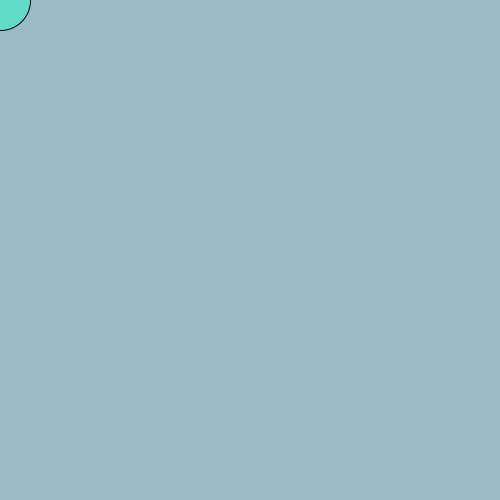
Frame 1 (no input)
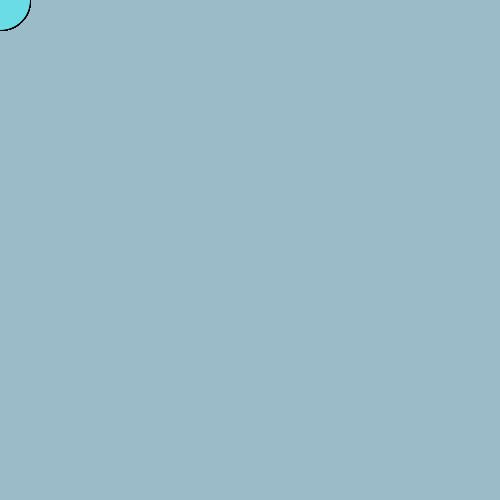
Frame 60 (the mouse pressed at the canvas centre just before this capture)
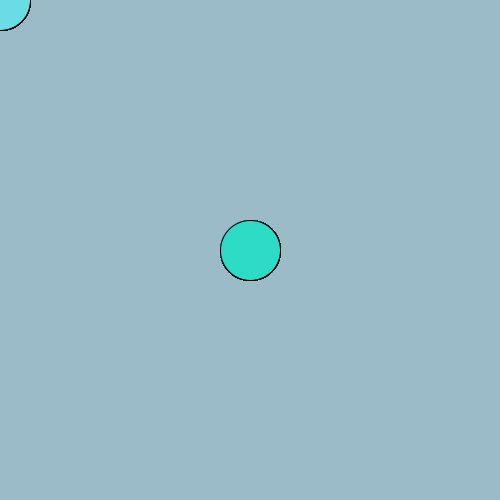
Frame 120 (the mouse held since frame 60 and released just before this capture)

The Processing sketch that drew these frames (run headless with seeded random() and noise(); from frame 60 on, the mouse is pressed at the canvas centre):

// Processing sketch: Ellipse
// ── Ellipse.pde
void setup() {
  size(500,500);
  background(#9CBBC9);
}
void draw() {
  //background(255);
  fill(random(0,151),random(220,168),random(185,255));
  ellipse(mouseX,mouseY,random(60,20),random(60,20));
}
